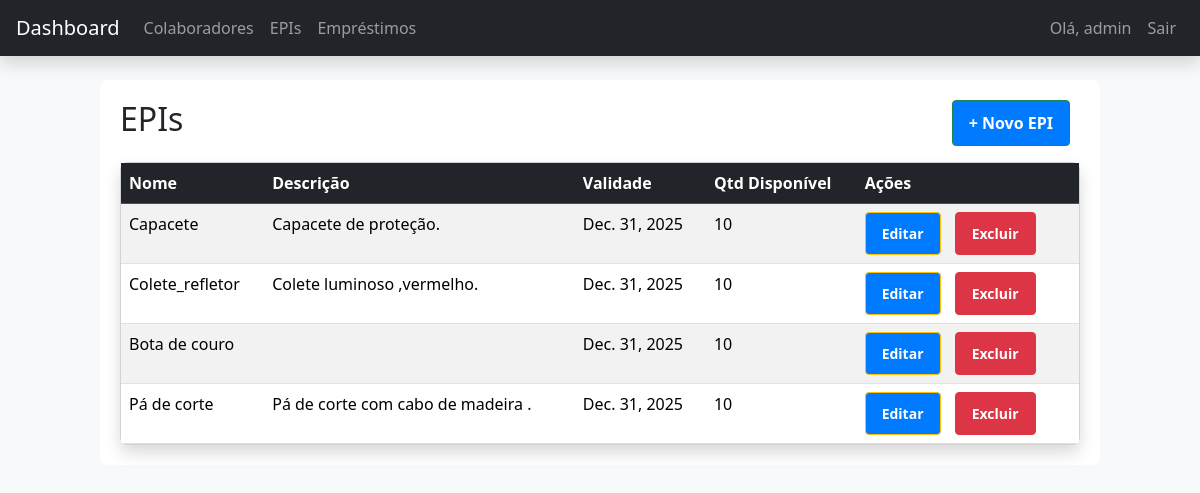
Page /epis/ (signed in) on the earlier database version.
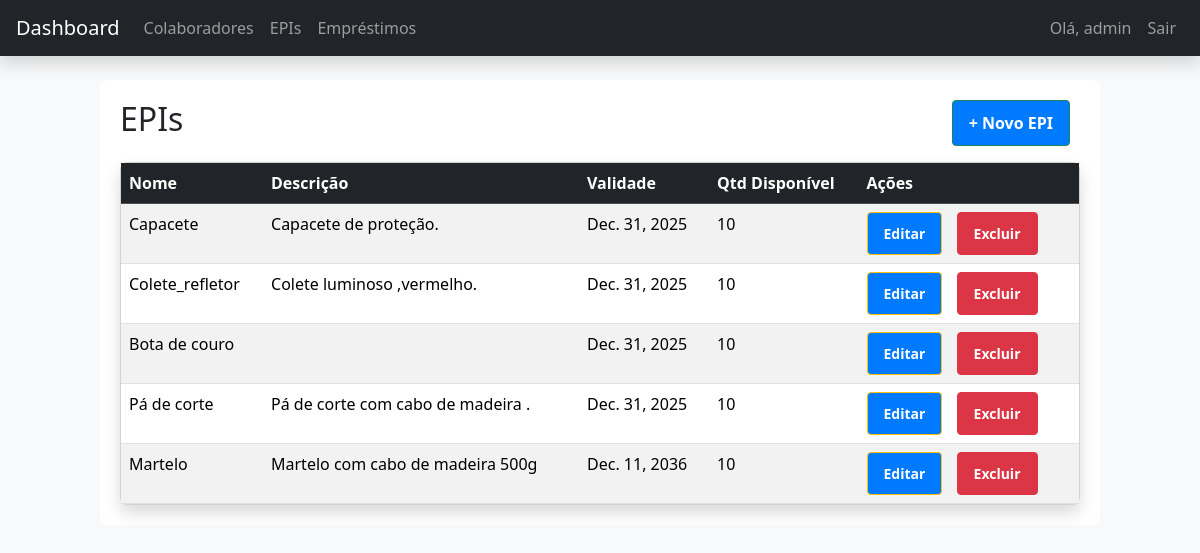
Same page on the later database version.
### appEpi/models.py (models this page shows, shortened)
class Epi(models.Model):
    nome = models.CharField(max_length=100)
    descricao = models.TextField(blank=True, null=True)
    validade = models.DateField(blank=True, null=True)
    quantidade = models.PositiveIntegerField(default=0)
    @property
    def quantidade_disponivel(self):
        from .models import Emprestimo
        emprestados = Emprestimo.objects.filter(
            epi=self, status='Em uso'
        ).aggregate(models.Sum('quantidade'))['quantidade__sum'] or 0
        return self.quantidade - emprestados

### appEpi/views.py (the view)
# urls.py: path('epis/', views.listar_epis, name='listar_epis'),
@login_required
def listar_epis(request):
    epis = Epi.objects.all()
    return render(request, 'epis/listar.html', {'epis': epis})

### appEpi/templates/epis/listar.html
{% extends 'base.html' %}
{% block content %}
<div class="d-flex justify-content-between align-items-center mb-3">
<h2>EPIs</h2>
<a class="btn btn-success" href="{% url 'cadastrar_epi' %}">+ Novo EPI</a>
</div>
<div class="card shadow rounded-3">
<div class="table-responsive">
<table class="table table-striped table-hover mb-0">
<thead class="table-dark">
<tr><th>Nome</th><th>Descrição</th><th>Validade</th><th>Qtd Disponível</th><th>Ações</th></tr>
</thead>
<tbody>
{% for epi in epis %}
<tr>
<td>{{ epi.nome }}</td>
<td>{{ epi.descricao }}</td>
<td>{{ epi.validade }}</td>
<td>{{ epi.quantidade_disponivel }}</td>
<td>
<a class="btn btn-sm btn-warning" href="{% url 'editar_epi' epi.id %}">Editar</a>
<a class="btn btn-sm btn-danger" href="{% url 'excluir_epi' epi.id %}">Excluir</a>
</td>
</tr>
{% empty %}
<tr><td colspan="5" class="text-center text-muted">Nenhum EPI cadastrado.</td></tr>
{% endfor %}
</tbody>
</table>
</div>
</div>
{% endblock %}

Differences in the rows shown:
added Epi: nome "Martelo", descricao "Martelo com cabo de madeira 500g", validade "Dec. 11, 2036", quantidade_disponivel "10"
